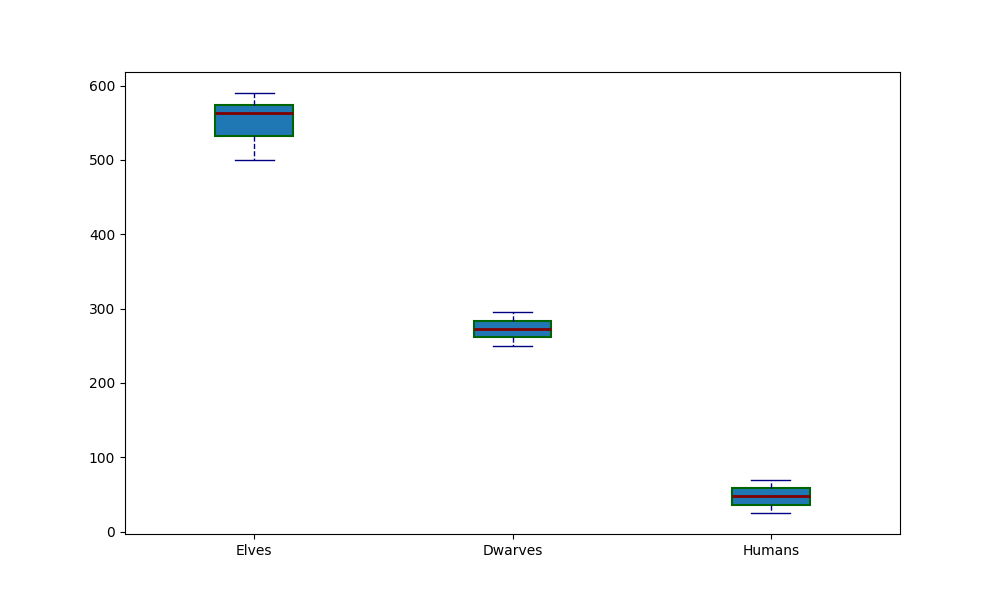

The script that drew this image:
import matplotlib.pyplot as plt

# Original data for elf ages
elf_ages = [500, 520, 530, 540, 560, 570, 590, 580, 575, 565]

# Additional data series for dwarves and humans
dwarf_ages = [250, 260, 255, 270, 265, 275, 280, 285, 290, 295]
human_ages = [30, 35, 40, 25, 45, 50, 55, 60, 65, 70]

# Combine all data series
ages_data = [elf_ages, dwarf_ages, human_ages]

fig, ax = plt.subplots(figsize=(10, 6))

# Create a boxplot for each age group
ax.boxplot(ages_data, vert=True, patch_artist=True,
           flierprops=dict(marker='o', color='purple', alpha=0.5),
           boxprops=dict(color='darkgreen', linewidth=1.5),
           whiskerprops=dict(color='navy', linestyle='--'),
           capprops=dict(color='navy'),
           medianprops=dict(color='maroon', linewidth=2))

# Set x-ticks for clarity
ax.set_xticklabels(['Elves', 'Dwarves', 'Humans'])

plt.show()
